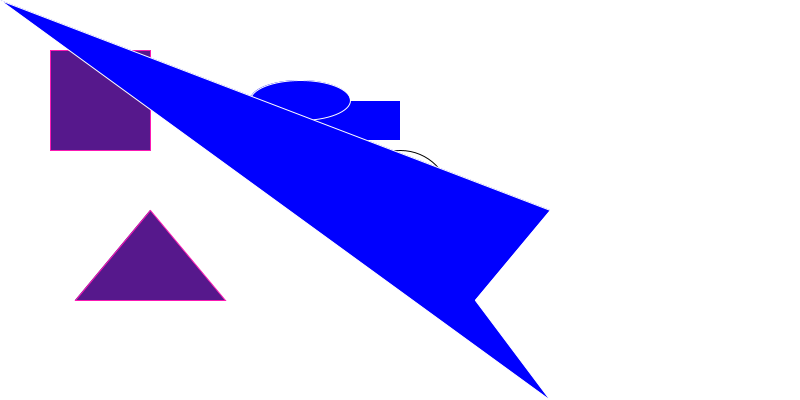
Frame 1 (no input)
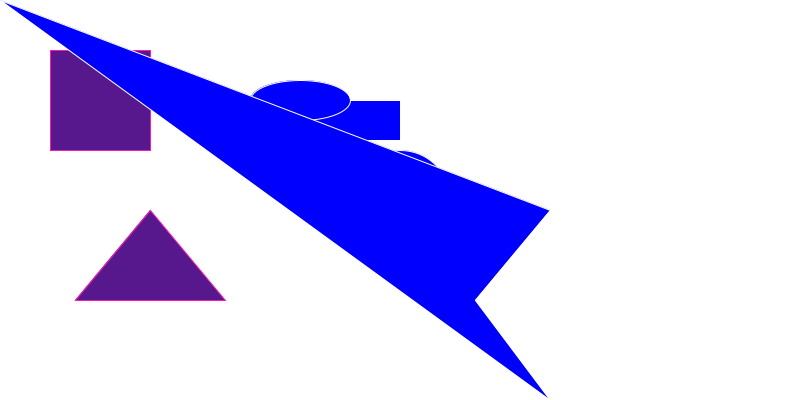
Frame 60 (the mouse pressed at the canvas centre just before this capture)
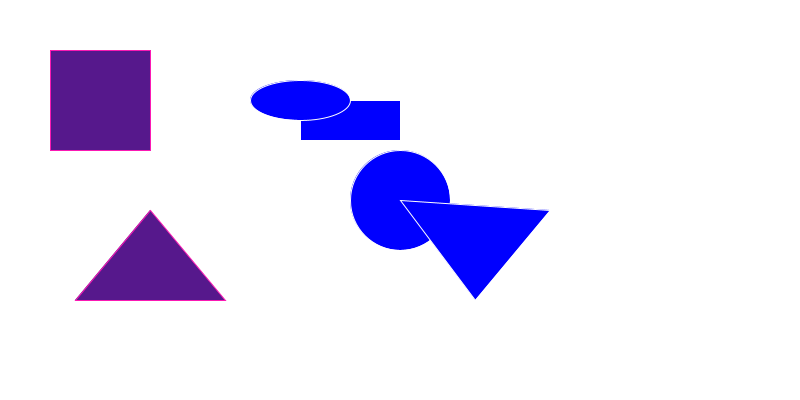
Frame 120 (the mouse held since frame 60 and released just before this capture)

The Processing sketch that drew these frames (run headless with seeded random() and noise(); from frame 60 on, the mouse is pressed at the canvas centre):

// Processing sketch: BasicShapes
// ── BasicShapes.pde
void setup(){
  //this is a comment
  //size(width, height);
  size(800, 400);
}



void draw() {
  background(255, 255, 255);
 
  //circle(mouseX, mouseY, 100);
  circle(width / 2, height / 2, 100);
  
   fill(86, 24, 140);
  stroke(250, 25, 179);
  
  //square(x, y, size) -> x and y are the top left corner
  square(50, 50, 100);
  
  //triangle(x1, y1, x2, y2, x3, y3) -> goes counterclockwise
  triangle(150, 210, 75, 300, 225, 300);
  
  fill(0, 0, 255);
  stroke(255, 255, 255);
  //rect(x, y, width, height) -> x and y are the top left corner
  rect(300, 100, 100, 40);
  
  //ellipse(x, y, width, height)
  //x and y are the center 
  ellipse(300, 100, 100, 40);
  
  //custom Shapes
  //plays connect the dots
  beginShape();
  vertex(550, 210); //this is a point on the screen
  vertex(475, 300);
  vertex(550, 400);
  
  vertex(mouseX, mouseY);
  endShape(CLOSE);
}
